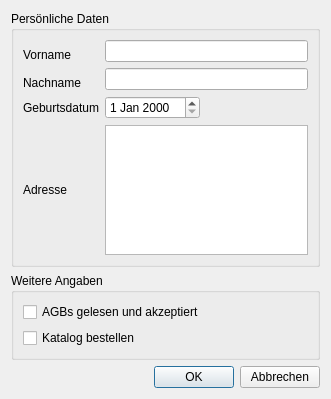
<?xml version="1.0" encoding="UTF-8"?>
<ui version="4.0">
 <class>Hauptdialog</class>
 <widget class="QDialog" name="Hauptdialog">
  <property name="geometry">
   <rect>
    <x>0</x>
    <y>0</y>
    <width>331</width>
    <height>399</height>
   </rect>
  </property>
  <property name="windowTitle">
   <string>Dialog</string>
  </property>
  <layout class="QVBoxLayout" name="verticalLayout">
   <item>
    <widget class="QGroupBox" name="groupBox">
     <property name="title">
      <string>Persönliche Daten</string>
     </property>
     <layout class="QGridLayout" name="gridLayout">
      <item row="0" column="0" rowspan="2">
       <widget class="QLabel" name="label">
        <property name="text">
         <string>Vorname</string>
        </property>
       </widget>
      </item>
      <item row="0" column="1">
       <widget class="QLineEdit" name="vorname"/>
      </item>
      <item row="1" column="1" rowspan="2">
       <widget class="QLineEdit" name="nachname"/>
      </item>
      <item row="2" column="0">
       <widget class="QLabel" name="label_2">
        <property name="text">
         <string>Nachname</string>
        </property>
       </widget>
      </item>
      <item row="3" column="0">
       <widget class="QLabel" name="label_3">
        <property name="text">
         <string>Geburtsdatum</string>
        </property>
       </widget>
      </item>
      <item row="3" column="1">
       <layout class="QHBoxLayout" name="horizontalLayout_2">
        <item>
         <widget class="QDateEdit" name="geburtsdatum"/>
        </item>
        <item>
         <spacer name="horizontalSpacer_2">
          <property name="orientation">
           <enum>Qt::Horizontal</enum>
          </property>
          <property name="sizeHint" stdset="0">
           <size>
            <width>40</width>
            <height>20</height>
           </size>
          </property>
         </spacer>
        </item>
       </layout>
      </item>
      <item row="4" column="0">
       <widget class="QLabel" name="label_4">
        <property name="text">
         <string>Adresse</string>
        </property>
       </widget>
      </item>
      <item row="4" column="1">
       <widget class="QTextEdit" name="adresse"/>
      </item>
     </layout>
    </widget>
   </item>
   <item>
    <widget class="QGroupBox" name="groupBox_2">
     <property name="title">
      <string>Weitere Angaben</string>
     </property>
     <layout class="QVBoxLayout" name="verticalLayout_2">
      <item>
       <widget class="QCheckBox" name="agb">
        <property name="text">
         <string>AGBs gelesen und akzeptiert</string>
        </property>
       </widget>
      </item>
      <item>
       <widget class="QCheckBox" name="katalog">
        <property name="text">
         <string>Katalog bestellen</string>
        </property>
       </widget>
      </item>
     </layout>
    </widget>
   </item>
   <item>
    <layout class="QHBoxLayout" name="horizontalLayout">
     <item>
      <spacer name="horizontalSpacer">
       <property name="orientation">
        <enum>Qt::Horizontal</enum>
       </property>
       <property name="sizeHint" stdset="0">
        <size>
         <width>40</width>
         <height>20</height>
        </size>
       </property>
      </spacer>
     </item>
     <item>
      <widget class="QPushButton" name="buttonOK">
       <property name="text">
        <string>OK</string>
       </property>
       <property name="default">
        <bool>true</bool>
       </property>
      </widget>
     </item>
     <item>
      <widget class="QPushButton" name="buttonAbbrechen">
       <property name="text">
        <string>Abbrechen</string>
       </property>
      </widget>
     </item>
    </layout>
   </item>
  </layout>
 </widget>
 <resources/>
 <connections/>
</ui>
